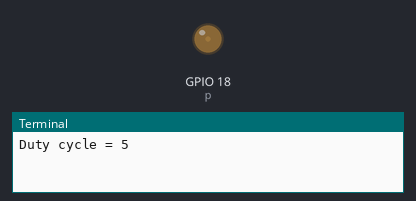
The program below on a simulated Raspberry Pi (BCM pin numbers). Shown: output pins drawn as LEDs (lit = HIGH), the last lines printed to the terminal. At 60.0 s the program stops and its outputs stay as they are.

Above: at 0.1 s.
At 20.1 s:
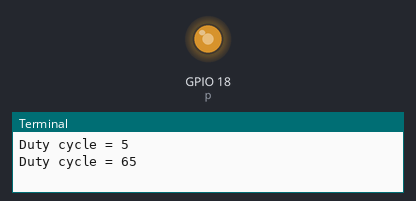
At 40.1 s:
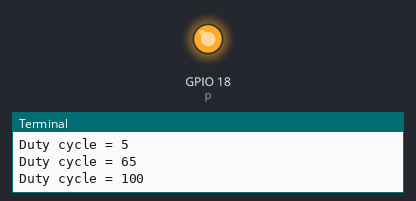
Timing chart, 0 to 61.5 s (numbered marks = the images above):
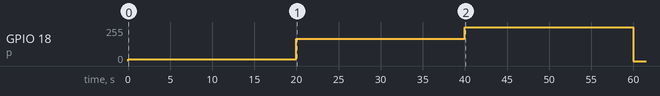

The program:

pwmtest.py
```python
import RPi.GPIO as GPIO
import time


GPIO.setmode(GPIO.BCM)


GPIO.setup(18, GPIO.OUT)


p = GPIO.PWM(18, 50)

p.start(5)

print("Duty cycle = 5")


time.sleep(20)


p.ChangeDutyCycle(65)

print("Duty cycle = 65")

time.sleep(20)

p.ChangeDutyCycle(100)

print("Duty cycle = 100")

time.sleep(20)

p.stop()

GPIO.cleanup()
```

Measured:
- by itself, GPIO 18 (p): 0/255 → 13/255 at 0.00 s, → 166/255 20.0 s later, → 255/255 20.0 s later, → 0/255 20.0 s later
